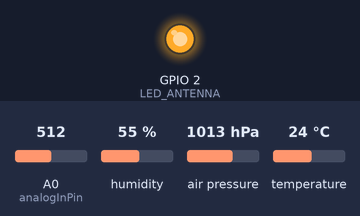
This sketch was run on a simulated ESP8266 (NodeMCU). On the bench: output pins drawn as LEDs (lit = HIGH). Inputs (shaded band) come from the test bench; at power-on: A0 (analogInPin) = 512, humidity 55 %, air pressure 1013 hPa, temperature 24 °C. WiFi joins after 1.5 s; servers stay silent unless stated; the local clock reads 2024-03-15 10:24:30 at power-on unless the sketch sets it; what the sketch prints to the serial monitor is not drawn.

Above: at 2.2 s.
At 7.8 s:
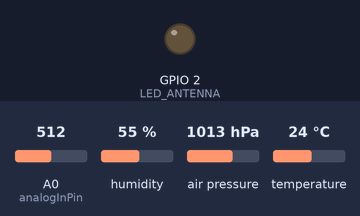
Timing chart, 0 to 8.5 s (numbered marks = the images above):
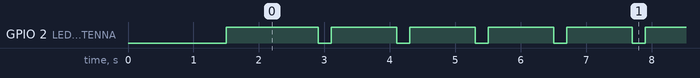

Measured:
- by itself, GPIO 2 (LED_ANTENNA): goes 98 × (LOW 0.20 s, HIGH 1.0 s), LOW 0.20 s, HIGH 1.4 s, LOW 0.05 s, 6 × (HIGH 1.0 s, LOW 0.20 s), then HIGH
- by itself, everything shown: repeats every 10.8 s, in 18 steps

The sketch:

Temp_Humid_Pressure_ThingSpeak_Antipolo.ino
```cpp
#define BLYNK_PRINT Serial /* Comment this out to disable prints and save space */
#define BLYNK_MAX_SENDBYTES 128

#include <BlynkSimpleEsp8266.h>
#include "ThingSpeak.h"
#include <Wire.h>
#include <Adafruit_BMP085.h>
#include "Adafruit_HTU21DF.h"
#include <ESP8266WiFi.h>
#include <ESP8266WiFiMulti.h>
#include <ESP8266mDNS.h>
#include <WiFiUdp.h>
#include <ArduinoOTA.h>
#include <WidgetRTC.h>
#include <TimeLib.h>

char auth[] = "bc08f366b13147d6ab50d36f25a73438";
ESP8266WiFiMulti wifiMulti;
Adafruit_BMP085 bmp;
Adafruit_HTU21DF htu;// = Adafruit_HTU21DF();
WiFiClient  client;
BlynkTimer timer;
WidgetTerminal terminal(V10);
WidgetRTC rtc;
float HTU21_Temperature, HTU21_Humidity, BMP180_Temperature, BMP180_Pressure, BMP180_Altitude, TEMP6000_Light_Ave, TEMP6000_Light_Ave_prev, TEMP6000_Light_Ave_diff, TEMP6000_Light_Ave_prev_prev;
int analogInPin = A0;
int TEMP6000_Light, TEMP6000_Light_readings[20], light_cntr = 0;
bool light_ave_enable = true, first_run = true, LED_blink_enable = true, LED_blink_on;
int ave_num = 15;
int light_max_limit = 10;
int LED_blink_cntr;

unsigned long myChannelNumber = 662999;
const char * myWriteAPIKey = "HEGK4WE3XN7Y9JTE";

int LED_ANTENNA = 2;  // near the antenna

void setup(void)
{
  Serial.begin(115200);
  pinMode(LED_BUILTIN, OUTPUT); // pin 16 main board LED = LED_BUILTIN
  digitalWrite(LED_BUILTIN, LOW); // ON
  pinMode(LED_ANTENNA, OUTPUT); // pin 2 near the antenna
  digitalWrite(LED_ANTENNA, LOW); // ON

  WiFi.mode(WIFI_STA);
  wifiMulti.addAP("PLDTHOMEFIBRAntipoloPolice", "TAGAYUNFAMILY");

  Serial.print("Connecting Wifi ");

  while (wifiMulti.run() != WL_CONNECTED) {
    Serial.print(".");
    digitalWrite(LED_ANTENNA, LOW); // ON
    delay(100);
    digitalWrite(LED_ANTENNA, HIGH); // OFF
    delay(100);
  }

  if (wifiMulti.run() == WL_CONNECTED) {
    Serial.println("");
    Serial.println("WiFi connected");
    Serial.println("IP address: ");
    Serial.println(WiFi.localIP());
    digitalWrite(LED_ANTENNA, HIGH);   // turn the ANTENNA LED off
    LED_blink_on = false;
  }

  ThingSpeak.begin(client);  // Initialize ThingSpeak
  Blynk.config(auth);

  if (!bmp.begin())
  {
    Serial.println("Couldn't find BMP sensor!");
    while (1)
    {
      digitalWrite(LED_BUILTIN, LOW); // ON
      delay(200);
      digitalWrite(LED_BUILTIN, HIGH); // OFF
      delay(200);
    }
  }

  if (!htu.begin()) {
    Serial.println("Couldn't find HTU sensor!");
    while (1)
    {
      digitalWrite(LED_BUILTIN, LOW); // ON
      delay(500);
      digitalWrite(LED_BUILTIN, HIGH); // OFF
      delay(500);
    }
  }

  ArduinoOTA.onStart([]() {
    String type;
    if (ArduinoOTA.getCommand() == U_FLASH) {
      type = "sketch";
    } else { // U_SPIFFS
      type = "filesystem";
    }

    // NOTE: if updating SPIFFS this would be the place to unmount SPIFFS using SPIFFS.end()
    Serial.println("Start updating " + type);
  });
  ArduinoOTA.onEnd([]() {
    Serial.println("\nEnd");
  });
  ArduinoOTA.onProgress([](unsigned int progress, unsigned int total) {
    Serial.printf("Progress: %u%%\r", (progress / (total / 100)));
  });
  ArduinoOTA.onError([](ota_error_t error) {
    Serial.printf("Error[%u]: ", error);
    if (error == OTA_AUTH_ERROR) {
      Serial.println("Auth Failed");
    } else if (error == OTA_BEGIN_ERROR) {
      Serial.println("Begin Failed");
    } else if (error == OTA_CONNECT_ERROR) {
      Serial.println("Connect Failed");
    } else if (error == OTA_RECEIVE_ERROR) {
      Serial.println("Receive Failed");
    } else if (error == OTA_END_ERROR) {
      Serial.println("End Failed");
    }
  });
  ArduinoOTA.begin();

  timer.setInterval(120000L, ThingSpeakDatalog); // every 2mins log to ThingSpeak
  timer.setInterval(5000L, check_wifi_and_Light_and_email); // every 5secs check wifi
  timer.setInterval(200L, LED_blink); // every 200secs check wifi

}

BLYNK_CONNECTED() {
  // Synchronize time on connection
  rtc.begin();
}

void loop(void)
{
  timer.run();
  Blynk.run();
  ArduinoOTA.handle();
}

void LED_blink()
{
  if (LED_blink_enable)
  {
    if (LED_blink_on)
    {
      digitalWrite(LED_BUILTIN, LOW);   // turn the LED on
      LED_blink_on = false;
      LED_blink_cntr = 0;
    } else
    {
      digitalWrite(LED_BUILTIN, HIGH);   // turn the LED off
    }

    if (LED_blink_cntr == 5)
    {
      LED_blink_on = true;
    }

    LED_blink_cntr++;
  }
}

void ThingSpeakDatalog()
{
  rtc.begin();
  int hour_now = hour();
  String currentTime = String(hour_now) + ":" + minute() + ":" + second();
  String currentDate = String(day()) + " " + month() + " " + year() + " " + weekday();

  if ((hour_now >= 7) && (hour_now <= 17)) LED_blink_enable = true;

  delay(100);
  TEMP6000_Light = analogRead(analogInPin);
  //  terminal.print("TEMP6000_Light : ");
  //  terminal.println(TEMP6000_Light);
  //  terminal.flush();

  delay(20);
  HTU21_Temperature = htu.readTemperature();
  delay(20);
  HTU21_Humidity = htu.readHumidity();

  delay(20);
  BMP180_Temperature = bmp.readTemperature();
  delay(20);
  BMP180_Pressure = bmp.readPressure();
  delay(20);
  BMP180_Altitude = bmp.readAltitude();

  TEMP6000_Light_Ave_diff = TEMP6000_Light_Ave - TEMP6000_Light_Ave_prev;
  TEMP6000_Light_Ave_prev = TEMP6000_Light_Ave;

  if (first_run) // TEMP6000_Light_Ave_diff will be TEMP6000_Light_Ave if first run, so set zero to correct this
  {
    first_run = false;
    TEMP6000_Light_Ave_diff = 0;
  }

  // set the fields with the values
  ThingSpeak.setField(1, HTU21_Temperature);
  ThingSpeak.setField(2, HTU21_Humidity);
  ThingSpeak.setField(3, BMP180_Temperature);
  ThingSpeak.setField(4, BMP180_Pressure);
  ThingSpeak.setField(5, BMP180_Altitude);
  ThingSpeak.setField(6, TEMP6000_Light);
  ThingSpeak.setField(7, TEMP6000_Light_Ave);
  ThingSpeak.setField(8, TEMP6000_Light_Ave_diff);

  Blynk.virtualWrite(V0, currentTime);
  Blynk.virtualWrite(V1, HTU21_Temperature);
  Blynk.virtualWrite(V2, HTU21_Humidity);
  Blynk.virtualWrite(V4, BMP180_Pressure);
  Blynk.virtualWrite(V5, BMP180_Altitude);
  Blynk.virtualWrite(V6, TEMP6000_Light);
  Blynk.virtualWrite(V7, TEMP6000_Light_Ave);
  Blynk.virtualWrite(V11, currentDate);

  TEMP6000_Light_Ave = 0;
  light_ave_enable = true;
  light_cntr = 0;

  // write to the ThingSpeak channel
  int x = ThingSpeak.writeFields(myChannelNumber, myWriteAPIKey);
  if (x == 200) {
    Serial.println("Channel update successful.");
    //    terminal.println("Channel update successful.");
  }
  else {
    Serial.println("Problem updating channel. HTTP error code " + String(x));
    //    terminal.println("Problem updating channel. HTTP error code " + String(x));
  }

  //  terminal.println(currentTime);
  //  terminal.flush();

}

void check_wifi_and_Light_and_email() // every 5secs
{
  if (wifiMulti.run() == WL_CONNECTED) {
    digitalWrite(LED_ANTENNA, HIGH);   // turn the LED off
    LED_blink_enable = true;
  } else
  {
    digitalWrite(LED_ANTENNA, LOW);   // turn the LED ON
    LED_blink_enable = false;
  }

  //  terminal.print("light_ave_enable : ");
  //  terminal.println(light_ave_enable);
  //  terminal.print("light_cntr : ");
  //  terminal.println(light_cntr);

  if (light_ave_enable)
  {
    TEMP6000_Light_readings[light_cntr++] = analogRead(analogInPin);
    //    terminal.print("TEMP6000_Light_readings : ");
    //    terminal.println(TEMP6000_Light_readings[light_cntr - 1]);
    //    terminal.print("light_cntr : ");
    //    terminal.println(light_cntr);
    if (light_cntr >= ave_num)
    {
      light_ave_enable = false;
      //      terminal.print("light_ave_enable : ");
      //      terminal.println(light_ave_enable);
      //      terminal.print("light_cntr : ");
      //      terminal.println(light_cntr);
      for (int cntr = 0; cntr <= light_cntr ; cntr++)
      {
        TEMP6000_Light_Ave = TEMP6000_Light_Ave + TEMP6000_Light_readings[cntr];
      }
      //      terminal.print("TEMP6000_Light_Ave : ");
      //      terminal.println(TEMP6000_Light_Ave);
      TEMP6000_Light_Ave = (TEMP6000_Light_Ave / light_cntr);
      //      terminal.print("TEMP6000_Light_Ave : ");
      //      terminal.println(TEMP6000_Light_Ave);
    }
  }

  if (first_run)
  {
    if (light_cntr == 1)
    {
      // Clear the terminal content
      terminal.flush();
      terminal.clear();

      // This will print Blynk Software version to the Terminal Widget when
      // your hardware gets connected to Blynk Server
      terminal.println(F("Blynk v" BLYNK_VERSION ": Device started"));
      terminal.println(F("1--------0---------0---------0---------0--34"));
      terminal.flush();
    }

    // email remove email address in email widget
    switch (light_cntr) {
      case 1:
        Blynk.email("vic.tagayun@yahoo.com", "Weather Station", "Weather Station Reset or Power up");
        terminal.println("vic.tagayun@yahoo.com");
        terminal.flush();
        break;
      case 3:
        Blynk.email("victor.t@asmpt.com", "Weather Station", "Weather Station Reset or Power up");
        terminal.println("victor.t@asmpt.com");
        terminal.flush();
        break;
      case 5:
        Blynk.email("maritespesimotagayun@yahoo.com", "Weather Station", "Weather Station Reset or Power up");
        terminal.println("maritespesimotagayun@yahoo.com");
        terminal.flush();
        break;
      case 7:
        Blynk.email("colettetagayun@yahoo.com", "Weather Station", "Weather Station Reset or Power up");
        terminal.println("colettetagayun@yahoo.com");
        terminal.flush();
        break;
      case 9:
        Blynk.email("lecottetagayun@yahoo.com", "Weather Station", "Weather Station Reset or Power up");
        terminal.println("lecottetagayun@yahoo.com");
        terminal.flush();
        break;
      case 11:
        Blynk.email("colettetagayun@gmail.com", "Weather Station", "Weather Station Reset or Power up");
        terminal.println("colettetagayun@gmail.com");
        terminal.flush();
        break;
      case 13:
        Blynk.email("victorcoletagayun@yahoo.com", "Weather Station", "Weather Station Reset or Power up");
        terminal.println("victorcoletagayun@yahoo.com");
        terminal.flush();
        break;
    }
  }

  if (TEMP6000_Light_Ave_diff > light_max_limit)
  {
    switch (light_cntr) {
      case 1:
        Blynk.email("vic.tagayun@yahoo.com", "Master Room @ Tipolo Light Turned ON!", "Did Someone Turn the Light ON?");
        break;
      case 3:
        Blynk.email("victor.t@asmpt.com", "Master Room @ Tipolo Light Turned ON!", "Did Someone Turn the Light ON?");
        break;
        //      case 5:
        //        Blynk.email("maritespesimotagayun@yahoo.com", "Master Room @ Tipolo Light Turned ON!", "Did Someone Turn the Light ON?");
        //        break;
        //      case 7:
        //        Blynk.email("colettetagayun@yahoo.com", "Master Room @ Tipolo Light Turned ON!", "Did Someone Turn the Light ON?");
        //        break;
        //      case 9:
        //        Blynk.email("lecottetagayun@yahoo.com", "Master Room @ Tipolo Light Turned ON!", "Did Someone Turn the Light ON?");
        //        break;
        //      case 11:
        //        Blynk.email("colette_lecotte_victorcole@yahoo.com", "Master Room @ Tipolo Light Turned ON!", "Did Someone Turn the Light ON?");
        //        break;
        //      case 13:
        //        Blynk.email("victorcoletagayun@yahoo.com", "Master Room @ Tipolo Light Turned ON!", "Did Someone Turn the Light ON?");
        //        break;
    }
  }

  if (TEMP6000_Light_Ave_diff < -light_max_limit)
  {
    switch (light_cntr) {
      case 1:
        Blynk.email("vic.tagayun@yahoo.com", "Master Room @ Tipolo Light Turned OFF!", "Did Someone Turn the Light OFF?");
        break;
      case 3:
        Blynk.email("victor.t@asmpt.com", "Master Room @ Tipolo Light Turned OFF!", "Did Someone Turn the Light OFF?");
        break;
        //      case 5:
        //        Blynk.email("maritespesimotagayun@yahoo.com", "Master Room @ Tipolo Light Turned OFF!", "Did Someone Turn the Light OFF?");
        //        break;
        //      case 7:
        //        Blynk.email("colettetagayun@yahoo.com", "Master Room @ Tipolo Light Turned OFF!", "Did Someone Turn the Light OFF?");
        //        break;
        //      case 9:
        //        Blynk.email("lecottetagayun@yahoo.com", "Master Room @ Tipolo Light Turned OFF!", "Did Someone Turn the Light OFF?");
        //        break;
        //      case 11:
        //        Blynk.email("colette_lecotte_victorcole@yahoo.com", "Master Room @ Tipolo Light Turned OFF!", "Did Someone Turn the Light OFF?");
        //        break;
        //      case 13:
        //        Blynk.email("victorcoletagayun@yahoo.com", "Master Room @ Tipolo Light Turned OFF!", "Did Someone Turn the Light OFF?");
        //        break;
    }
  }
}
```
